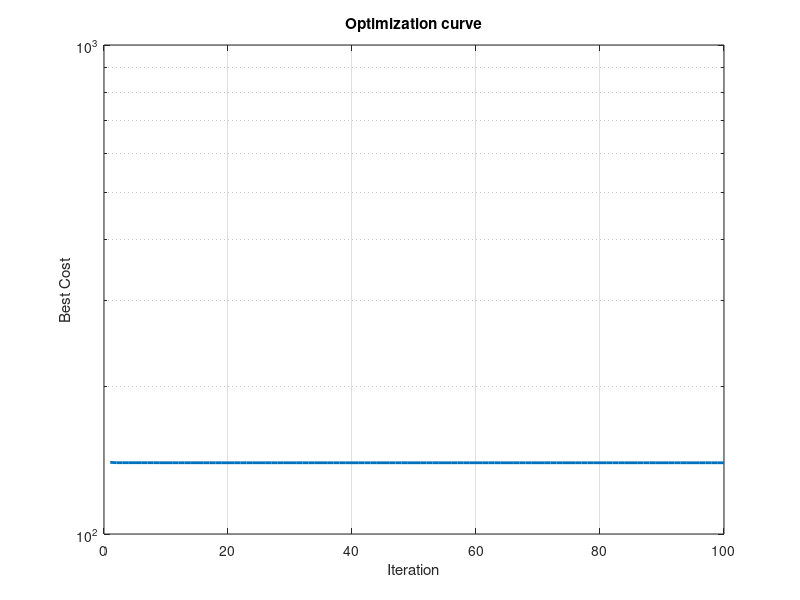
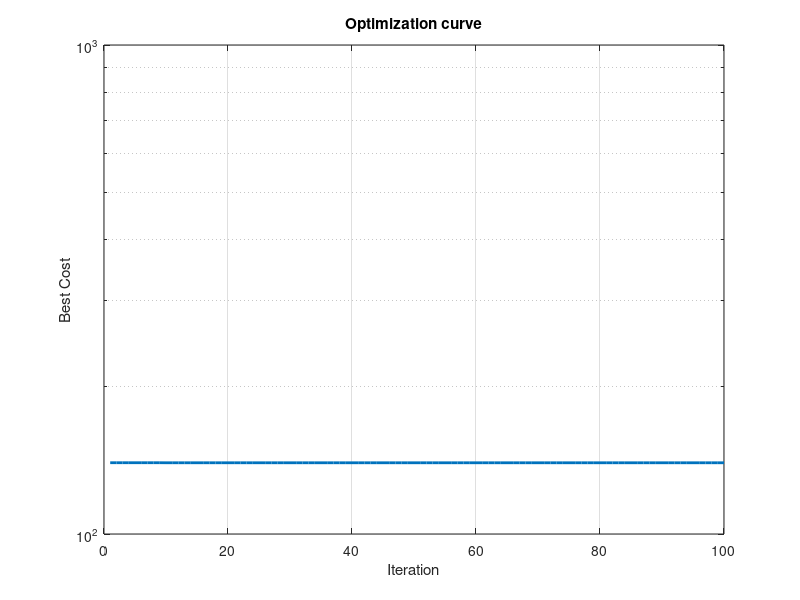
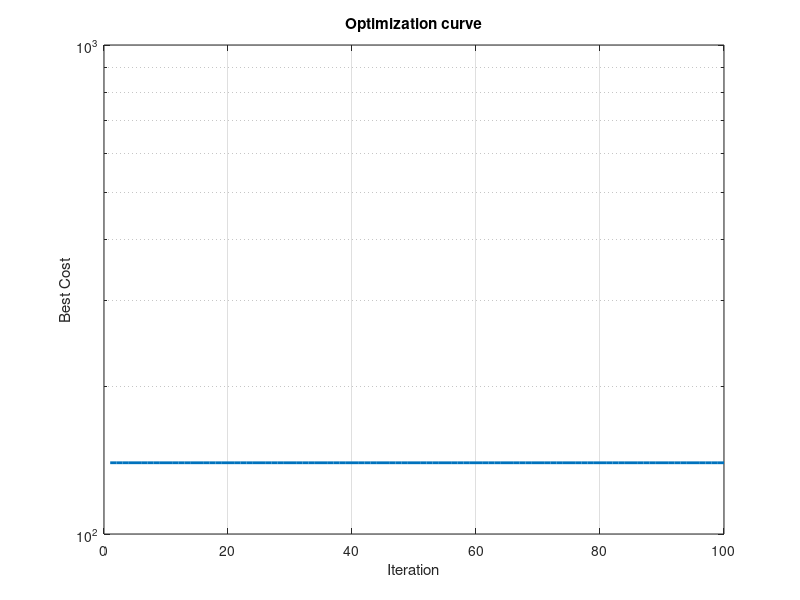
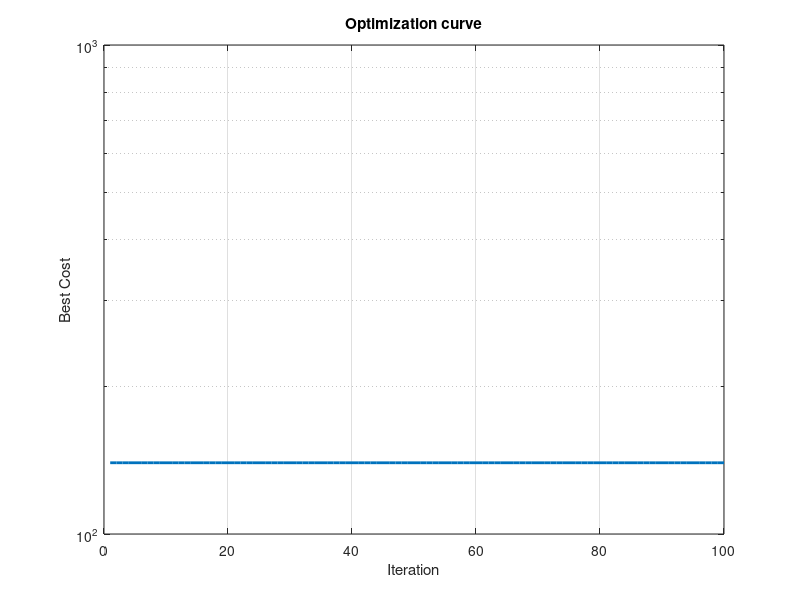

These charts were generated, in order, by the following MATLAB code:
t=1:1:100;
bc1=[280.2651
279.7894
279.7894
279.7894
279.7894
279.7894
279.7894
279.7894
279.7266
279.7266
279.7261
279.7261
279.7261
279.7261
279.7261
279.7115
279.7115
279.7115
279.7115
279.7115
279.7115
279.7115
279.7044
279.7044
279.7044
279.7018
279.7018
279.7018
279.7018
279.7018
279.7018
279.7018
279.7018
279.7018
279.7018
279.7018
279.6979
279.6979
279.6979
279.6979
279.6979
279.6979
279.6979
279.6979
279.6979
279.6979
279.6979
279.6979
279.6979
279.6974
279.6974
279.6974
279.6974
279.6974
279.6968
279.6967
279.6967
279.6967
279.6967
279.6967
279.6967
279.6967
279.6967
279.6967
279.6967
279.6967
279.6967
279.6967
279.6967
279.6967
279.6967
279.6967
279.6967
279.6967
279.6967
279.6967
279.6967
279.6967
279.6967
279.6967
279.6967
279.6967
279.6967
279.6967
279.6967
279.6967
279.6967
279.6967
279.6967
279.6967
279.6967
279.6967
279.6967
279.6967
279.6967
279.6967
279.6967
279.6967
279.6967
279.6967];

figure;
semilogy(t,bc1/2,'LineWidth',2)
xlabel('Iteration');
ylabel('Best Cost');
title('Optimization curve');
grid on;



bc2=[279.7668
279.7668
279.7668
279.7668
279.7668
279.7668
279.7668
279.7668
279.7668
279.7048
279.7048
279.7048
279.7048
279.7048
279.7048
279.7048
279.7048
279.7048
279.7048
279.7048
279.7048
279.7048
279.7048
279.7048
279.7048
279.6996
279.6996
279.6996
279.6996
279.6996
279.6996
279.6964
279.6964
279.6964
279.6963
279.6963
279.6963
279.6963
279.6962
279.6961
279.6961
279.6961
279.6961
279.6961
279.6961
279.6961
279.6961
279.6961
279.6961
279.6961
279.6961
279.6961
279.6961
279.6961
279.6961
279.6961
279.6961
279.6961
279.6961
279.6961
279.6961
279.6961
279.6961
279.6961
279.6961
279.6961
279.6961
279.6961
279.6961
279.6961
279.6961
279.6961
279.6961
279.6961
279.6961
279.6961
279.696
279.696
279.696
279.696
279.696
279.696
279.696
279.696
279.696
279.696
279.696
279.696
279.696
279.696
279.696
279.696
279.696
279.696
279.696
279.696
279.696
279.696
279.696
279.696];

figure;
semilogy(t,bc2/2,'LineWidth',2)
xlabel('Iteration');
ylabel('Best Cost');
title('Optimization curve');
grid on;



bc3=[279.7153
279.7153
279.7153
279.7153
279.7153
279.7153
279.7153
279.7153
279.7073
279.7073
279.7073
279.7046
279.7046
279.7046
279.7046
279.7046
279.7046
279.7046
279.7046
279.7046
279.7046
279.7046
279.7046
279.7046
279.7046
279.7046
279.7046
279.7046
279.7
279.7
279.7
279.7
279.6977
279.6977
279.6961
279.6961
279.6961
279.6961
279.6961
279.696
279.696
279.696
279.696
279.696
279.696
279.696
279.696
279.696
279.696
279.696
279.696
279.696
279.696
279.696
279.696
279.696
279.696
279.696
279.696
279.696
279.696
279.696
279.696
279.696
279.696
279.696
279.696
279.696
279.696
279.696
279.696
279.696
279.696
279.696
279.696
279.696
279.696
279.696
279.696
279.696
279.696
279.696
279.696
279.696
279.696
279.696
279.696
279.696
279.696
279.696
279.696
279.696
279.696
279.696
279.696
279.696
279.696
279.696
279.696
279.696];

figure;
semilogy(t,bc3/2,'LineWidth',2)
xlabel('Iteration');
ylabel('Best Cost');
title('Optimization curve');
grid on;



bc4=[279.7111
279.7111
279.7111
279.7111
279.7111
279.7111
279.7111
279.7103
279.7103
279.7035
279.7035
279.7035
279.7035
279.7035
279.7035
279.7035
279.7035
279.7035
279.7035
279.7035
279.7022
279.7022
279.7022
279.6997
279.6997
279.6997
279.6997
279.6997
279.6997
279.6973
279.6973
279.6973
279.6973
279.6973
279.6973
279.6973
279.6973
279.6973
279.6973
279.6973
279.6973
279.6973
279.6973
279.6973
279.6973
279.6965
279.6962
279.6961
279.6961
279.6961
279.6961
279.6961
279.6961
279.6961
279.6961
279.6961
279.6961
279.6961
279.6961
279.6961
279.6961
279.6961
279.6961
279.6961
279.6961
279.6961
279.6961
279.6961
279.6961
279.6961
279.6961
279.6961
279.6961
279.6961
279.6961
279.6961
279.6961
279.6961
279.6961
279.6961
279.6961
279.6961
279.6961
279.6961
279.6961
279.6961
279.6961
279.6961
279.6961
279.6961
279.6961
279.6961
279.6961
279.6961
279.6961
279.6961
279.6961
279.6961
279.6961
279.6961];

figure;
semilogy(t,bc4/2,'LineWidth',2)
xlabel('Iteration');
ylabel('Best Cost');
title('Optimization curve');
grid on;



bc5=[279.7052
279.7052
279.7052
279.7052
279.7052
279.7052
279.7052
279.7052
279.7052
279.7052
279.7052
279.6986
279.6986
279.6986
279.6986
279.6981
279.6981
279.6981
279.6981
279.6981
279.6981
279.6981
279.6981
279.6981
279.6981
279.6981
279.6981
279.6981
279.6981
279.6981
279.6981
279.6981
279.6981
279.6965
279.6965
279.6965
279.6965
279.6965
279.6961
279.6961
279.6961
279.6961
279.6961
279.6961
279.6961
279.6961
279.6961
279.6961
279.6961
279.6961
279.6961
279.6961
279.6961
279.6961
279.6961
279.6961
279.6961
279.6961
279.6961
279.6961
279.6961
279.6961
279.6961
279.6961
279.6961
279.6961
279.6961
279.6961
279.6961
279.6961
279.6961
279.6961
279.6961
279.6961
279.6961
279.6961
279.6961
279.6961
279.6961
279.6961
279.6961
279.6961
279.6961
279.6961
279.6961
279.6961
279.6961
279.6961
279.6961
279.6961
279.6961
279.6961
279.6961
279.696
279.696
279.696
279.696
279.696
279.696
279.696];

figure;
semilogy(t,bc5/2,'LineWidth',2)
xlabel('Iteration');
ylabel('Best Cost');
title('Optimization curve');
grid on;



bc6=[281.3412
279.8557
279.8557
279.8557
279.7451
279.7451
279.7451
279.7451
279.7451
279.7451
279.7451
279.7451
279.7451
279.7451
279.7451
279.7451
279.7451
279.7451
279.7451
279.7451
279.7451
279.7451
279.7451
279.7451
279.7195
279.7195
279.7195
279.7195
279.7195
279.7195
279.7195
279.7195
279.6971
279.6971
279.6971
279.6971
279.6971
279.6971
279.6971
279.6971
279.6971
279.6971
279.6966
279.6966
279.6966
279.6965
279.6965
279.6964
279.6964
279.6964
279.6964
279.6964
279.6964
279.6964
279.6964
279.6964
279.6964
279.6964
279.6964
279.6964
279.6964
279.6964
279.6964
279.6964
279.6964
279.6964
279.6964
279.6964
279.6964
279.6964
279.6964
279.6964
279.6964
279.6964
279.6964
279.6964
279.6964
279.6964
279.6964
279.6964
279.6964
279.6964
279.6964
279.6964
279.6964
279.6964
279.6964
279.6964
279.6964
279.6964
279.6964
279.6964
279.6964
279.6964
279.6964
279.6964
279.6964
279.6964
279.6964
279.6964];
    
figure;
semilogy(t,bc6/2,'LineWidth',2)
xlabel('Iteration');
ylabel('Best Cost');
title('Optimization curve');
grid on;



bc7=[283.3713
281.1669
280.0999
279.8039
279.7144
279.7144
279.7144
279.7144
279.7144
279.7144
279.7144
279.7144
279.7144
279.7078
279.7078
279.7029
279.7029
279.7029
279.7029
279.7029
279.7029
279.7029
279.7029
279.7029
279.7029
279.7029
279.7029
279.7029
279.7029
279.7029
279.7029
279.7029
279.7029
279.7029
279.701
279.6981
279.6972
279.6968
279.6967
279.6967
279.6967
279.6967
279.6967
279.6967
279.6967
279.6967
279.6967
279.6967
279.6967
279.6967
279.6967
279.6967
279.6967
279.6967
279.6967
279.6967
279.6967
279.6967
279.6967
279.6967
279.6967
279.6967
279.6967
279.696
279.696
279.696
279.696
279.696
279.696
279.696
279.696
279.696
279.696
279.696
279.696
279.696
279.696
279.696
279.696
279.696
279.696
279.696
279.696
279.696
279.696
279.696
279.696
279.696
279.696
279.696
279.696
279.696
279.696
279.696
279.696
279.696
279.696
279.696
279.696
279.696];

figure;
semilogy(t,bc7/2,'LineWidth',2)
xlabel('Iteration');
ylabel('Best Cost');
title('Optimization curve');
grid on;



bc8=[279.8364
279.7612
279.7612
279.7612
279.7612
279.7612
279.7612
279.7612
279.737
279.737
279.737
279.737
279.737
279.737
279.737
279.7365
279.7365
279.7365
279.7365
279.7365
279.7365
279.7365
279.7248
279.7248
279.7248
279.7248
279.7042
279.7042
279.7042
279.7042
279.7042
279.7042
279.7042
279.7042
279.7014
279.7014
279.7014
279.7014
279.7014
279.7014
279.7014
279.7014
279.6968
279.6968
279.6968
279.6968
279.6968
279.6968
279.6968
279.6968
279.6968
279.6968
279.6968
279.6968
279.6968
279.6968
279.6964
279.6961
279.696
279.696
279.696
279.696
279.696
279.696
279.696
279.696
279.696
279.696
279.696
279.696
279.696
279.696
279.696
279.696
279.696
279.696
279.696
279.696
279.696
279.696
279.696
279.696
279.696
279.696
279.696
279.696
279.696
279.696
279.696
279.696
279.696
279.696
279.696
279.696
279.696
279.696
279.696
279.696
279.696
279.696];
 
figure;
semilogy(t,bc8/2,'LineWidth',2)
xlabel('Iteration');
ylabel('Best Cost');
title('Optimization curve');
grid on;



bc9=[279.8006
279.708
279.708
279.708
279.708
279.708
279.708
279.708
279.708
279.708
279.708
279.708
279.708
279.7024
279.7024
279.7024
279.7024
279.7024
279.7024
279.7024
279.7024
279.7024
279.7024
279.7024
279.7024
279.7024
279.7024
279.7024
279.7024
279.7024
279.6979
279.6979
279.6979
279.6979
279.6965
279.6965
279.6965
279.6965
279.6962
279.6961
279.696
279.696
279.696
279.696
279.696
279.696
279.696
279.696
279.696
279.696
279.696
279.696
279.696
279.696
279.696
279.696
279.696
279.696
279.696
279.696
279.696
279.696
279.696
279.696
279.696
279.696
279.696
279.696
279.696
279.696
279.696
279.696
279.696
279.696
279.696
279.696
279.696
279.696
279.696
279.696
279.696
279.696
279.696
279.696
279.696
279.696
279.696
279.696
279.696
279.696
279.696
279.696
279.696
279.696
279.696
279.696
279.696
279.696
279.696
279.696];

figure;
semilogy(t,bc9/2,'LineWidth',2)
xlabel('Iteration');
ylabel('Best Cost');
title('Optimization curve');
grid on;


bc10=[279.8299
279.8299
279.7614
279.7614
279.7614
279.7614
279.7614
279.7614
279.7614
279.7614
279.7614
279.7388
279.7388
279.7173
279.7173
279.7173
279.7173
279.7173
279.7033
279.7033
279.7033
279.7033
279.7033
279.7033
279.7033
279.6963
279.6963
279.6963
279.6963
279.6963
279.6963
279.6963
279.6963
279.6963
279.6963
279.6963
279.6963
279.6963
279.6963
279.6963
279.6963
279.6963
279.6963
279.6962
279.6961
279.6961
279.6961
279.6961
279.6961
279.6961
279.6961
279.6961
279.6961
279.6961
279.6961
279.6961
279.6961
279.6961
279.6961
279.6961
279.6961
279.6961
279.6961
279.6961
279.6961
279.6961
279.6961
279.6961
279.6961
279.6961
279.6961
279.6961
279.6961
279.6961
279.6961
279.696
279.696
279.696
279.696
279.696
279.696
279.696
279.696
279.696
279.696
279.696
279.696
279.696
279.696
279.696
279.696
279.696
279.696
279.696
279.696
279.696
279.696
279.696
279.696
279.696];

figure;
semilogy(t,bc10/2,'LineWidth',2)
xlabel('Iteration');
ylabel('Best Cost');
title('Optimization curve');
grid on;

bbc=(bc1+bc2+bc3+bc4+bc5+bc6+bc7+bc8+bc9+bc10)/10;

figure;
semilogy(t,bbc/2,'LineWidth',2)
xlabel('Iteration');
ylabel('Best Cost');
title('Overall Optimization curve');
grid on;

